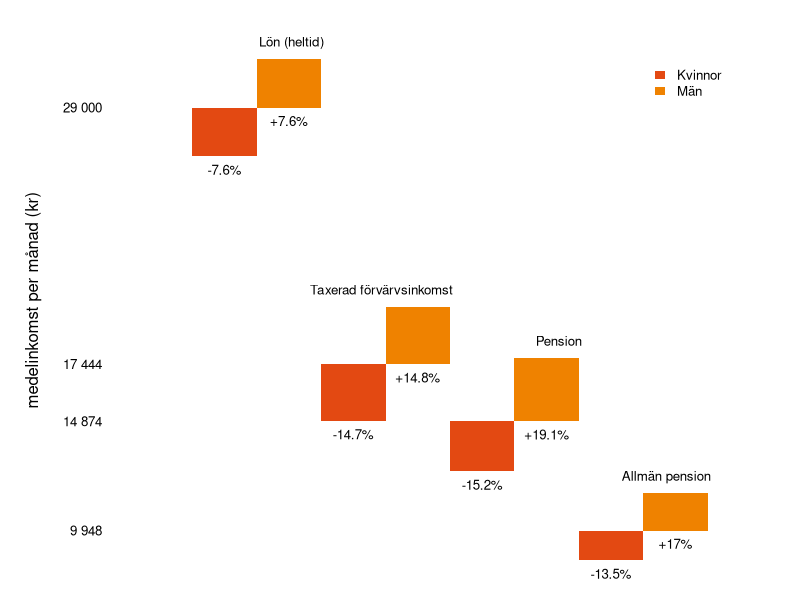

The R source for this figure:
date = "2015-09-01 10:00"
caption_header = "Percentage plot"
caption = "Plot från Almedalen 2014"

# packages: load and if needed install
pkg <- c("dplyr", "data.table", "ggplot2", "reshape2")
for(i in seq_along(pkg)) {
  if(!require(pkg[i], character.only = TRUE)) {
    install.packages(pkg[i])
    library(pkg[i], character.only = TRUE)
  }
}

dat <-
  structure(list(
    group =
      structure(c(1L, 1L, 1L, 2L, 2L, 2L, 3L, 3L, 3L, 4L, 4L, 4L),
                .Label = c("Lön (heltid)", "Taxerad förvärvsinkomst",
                           "Pension", "Allmän pension"),
                class = "factor"),
    variable =
      structure(c(1L, 2L, 3L, 1L, 2L, 3L, 1L, 2L, 3L, 1L, 2L, 3L),
                class = "factor",
                .Label = c("Kvinnor",
                           "Män", "Medel")),
    value = c(26800L, 31200L, 29000L, 14886L, 20027L, 17444L, 12612L, 17722L,
              14874L, 8603L, 11642L, 9948L)
  ),
  .Names = c("Group",
             "variable", "value"),
  row.names = c(NA, -12L),
  class = "data.frame")

# comment: very ugly code for this plot
mean.group.plot <- function(dat,
                            box.color=c(rgb(227/255,73/255,18/255),
                                        rgb(239/255,130/255,0/255)),
                            text.size=0.8,
                            text.adjust=700) {
  dat <- data.table(dat)
  colors()[grep("grey", colors())]
  dat.1 <- dat[variable=="Medel", ]
  dat.2 <- dat[variable!="Medel", ]
  dat.2 <- droplevels(dat.2)
  dat.g <- group_by(dat, Group)
  dat.g <-  summarise(dat.g,
                      Män =
                        round(100*(value[variable=="Män"] /
                                     value[variable=="Medel"] - 1), 1),
                      Kvinnor = round(100*(value[variable=="Kvinnor"] /
                                             value[variable=="Medel"] - 1), 1)
  )
  dat.g <- melt(as.data.frame(dat.g), id.vars=c("Group"))
  dat.g <- data.table(dat.g)
  outer.group <- levels(dat.2$Group)
  length.outer.group <- length(outer.group)
  y.lim <- c(min(dat$value)-text.adjust, max(dat$value)*1.05)
  # start chunk ####
  par(las=1, mar=c(0, 5, 0, 0) + 0.1) # , bg=rgb(239/255,130/255,0/255, 0.2))
  plot(c(0, length.outer.group+1), y.lim, type="n", xlab="",
       ylab="medelinkomst per månad (kr)",
       axes=FALSE)
  mtext(prettyNum(dat.1$value, big.mark= " "), side=2, at=dat.1$value,
        cex=text.size)
  for(i1 in seq_along(outer.group)){
    inner.group <- levels(dat.2$variable)
    inner.length <- length(inner.group)
    y.group.max <- max(dat.2[Group==outer.group[i1], value])
    text(i1+0.6, y.group.max+text.adjust, outer.group[i1], cex=text.size,
         srt=0, pos=2)
    for(i2 in seq_along(inner.group)){
      ytop <- dat.2[Group==outer.group[i1] & variable==inner.group[i2], value]
      ybottom <- dat.1[Group==levels(dat.2$Group)[i1], value]
      rect(i1-0.5 + (i2-1)/inner.length, ybottom, i1-0.5 + i2/inner.length,
           ytop, col=box.color[i2], border=NA)
      y.perc.number <- min(c(ytop, ybottom))
      x.perc.number <- mean(c(i1-0.5 + i2/inner.length,
                              i1-0.5 + (i2-1)/inner.length))
      perc.number <- dat.g[Group==outer.group[i1] & variable==inner.group[i2],
                           value]
      perc.number <- ifelse(perc.number>0, paste("+", perc.number, sep=""),
                            perc.number)
      text(x.perc.number, y.perc.number, paste(perc.number, "%", sep=""), pos=1,
           cex=text.size)
    }

  }
  legend(length.outer.group, max(dat$value), col=box.color, fill=box.color,
         legend=inner.group, border=NA, cex=text.size, bty="n")

}

mean.group.plot(dat)
